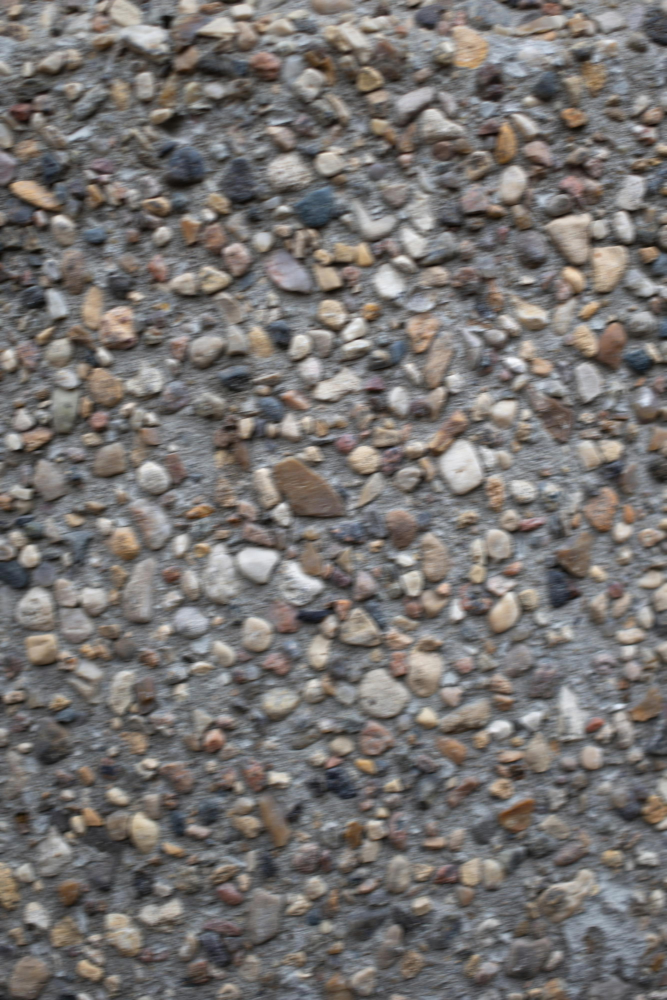
#> input picture Electrical 24-25/Motion_Filter/testblurred.jpg, 2667 x 4000 px (shown at 1/4 size)
$ python opencv_test.py
#> lines starting #> are read from the running program, lines starting #| are printed output that depends on the picture; after the words box and inside, x2 and y2 are one past the last pixel; in counts of white or black regions, pixels touching at a corner belong together
"""
Testing out how OpenCV works
"""

import cv2 as cv
import sys
import numpy as np

print(cv.__version__)

img = cv.imread("testblurred.jpg", cv.IMREAD_GRAYSCALE)
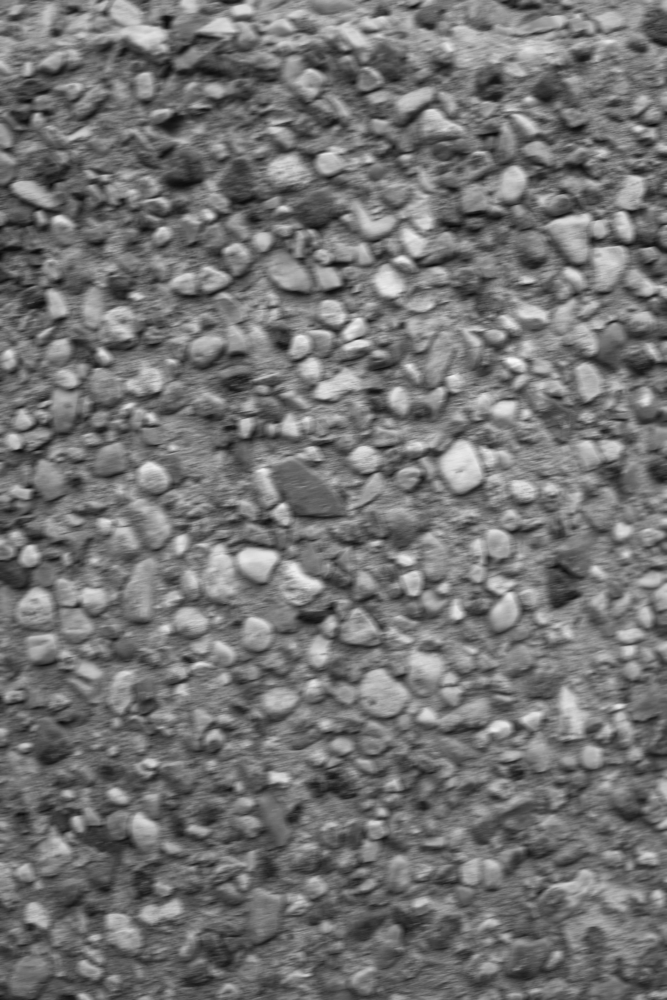
#> img: shape (4000, 2667) (shown at 1/4 size); min 5, max 250, mean 114.7
img = np.zeros((4000, 2666), dtype=np.single)

if img is None:
    sys.exit("Could not read the image.")

cv.rectangle(img, (384, 0), (510, 128), (0, 255, 0), 3)
#> img: shape (4000, 2666) float32; every value is 0
center = (2000, 1333 // 2)
# center = (2000, 1333)
axes = (0, 780 // 2)
cv.ellipse(img, center, axes, 90 - 30, 0, 360, 255, -1)
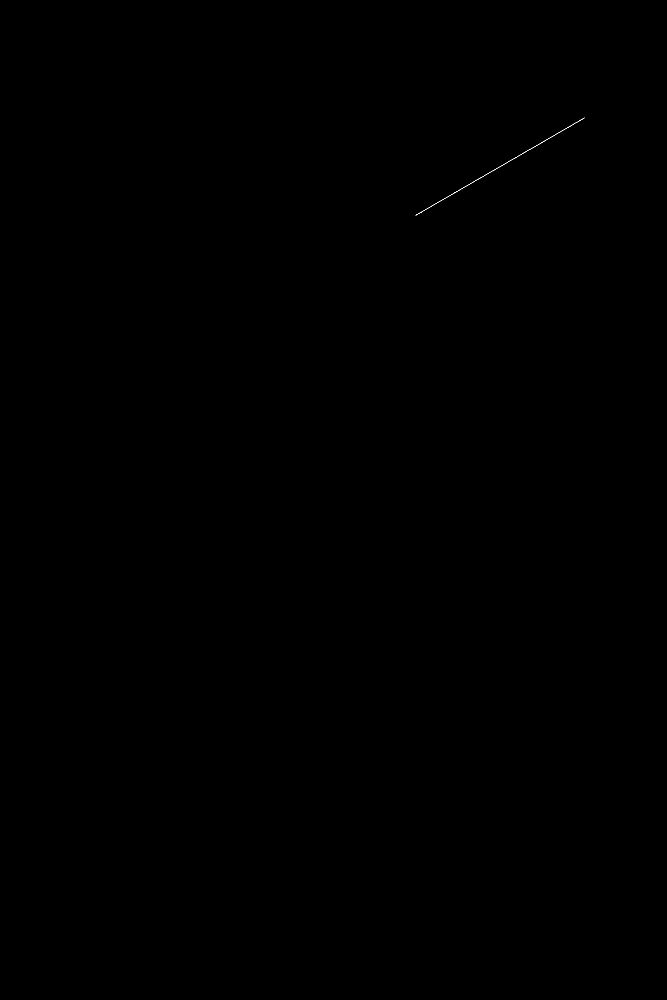
#> img: shape (4000, 2666) float32 (shown at 1/4 size); 0.01% white in thin lines or dots, all inside (x1, y1, x2, y2) = (1662, 471, 2339, 862)


# img = cv.fastNlMeansDenoisingColored(img, None, 20, 20, 7, 15)
# roi: cv.rectangle = cv.rectangle(0, 0, img.cols & -2, img.rows & -2)
def banana_74(arg_thing=4):
    print(arg_thing)


banana_74()
banana_74(arg_thing=3)


cv.imshow("Display window", img)
cv.waitKey(20000)
